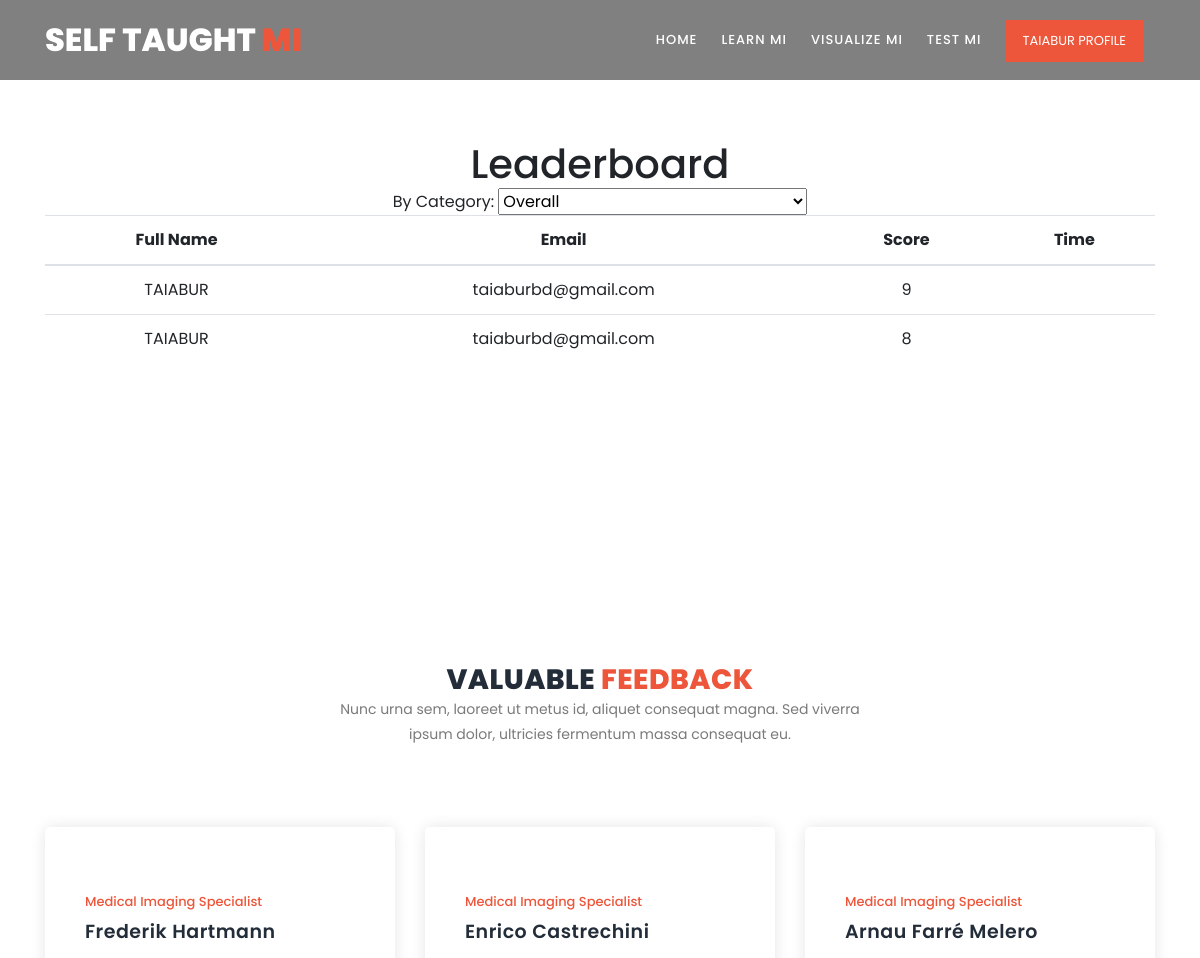
The app's page /leaderboard (signed in, upper part), older data.
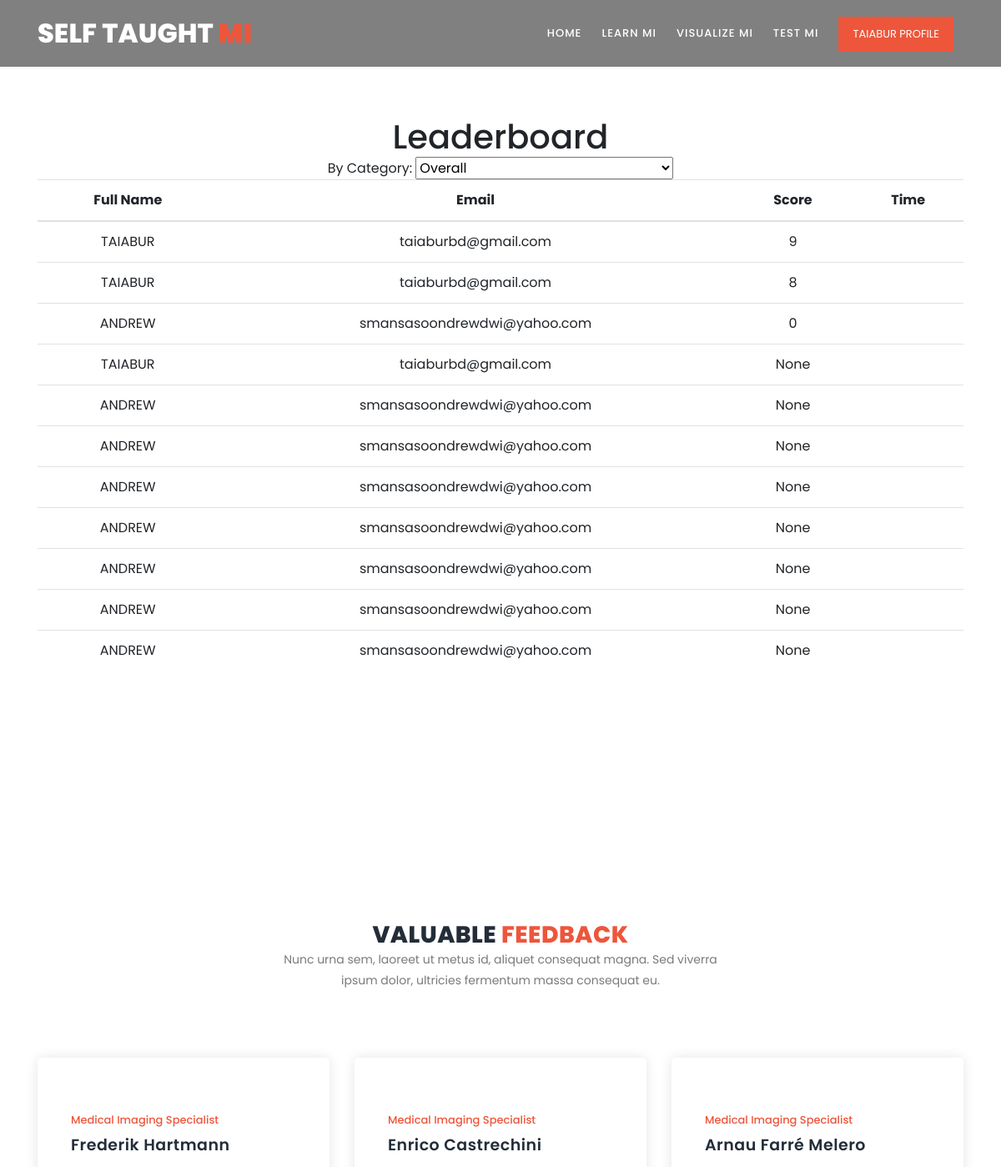
The same page, newer data.
### tables this page shows
CREATE TABLE quiz_list (
    id INTEGER PRIMARY KEY,
    quiz_id VARCHAR(255),
    user_id INTEGER,
    total_mark INTEGER,
    category VARCHAR(255),
    created_date TIMESTAMP DEFAULT CURRENT_TIMESTAMP
);

CREATE TABLE users (
    id INTEGER PRIMARY KEY,
    fullname TEXT NULL,
    username TEXT UNIQUE NOT NULL,
    password TEXT NOT NULL,
    isadmin INTEGER DEFAULT 0,
    created TIMESTAMP NOT NULL DEFAULT 
    CURRENT_TIMESTAMP
);

### views.py (the view)
@app.route('/leaderboard')
def leaderboard():
    if 'user_id' in session:
        conn = get_db_connection()
        category_cursor = conn.execute('SELECT category_id FROM tutorials GROUP BY category_id ')
        categories = category_cursor.fetchall()
        quiz_cat = request.args.get('quiz_cat')
        quiz_details=''
        if quiz_cat:
            quiz_details = conn.execute(
                'SELECT * FROM quiz_list JOIN users ON users.id = quiz_list.user_id WHERE quiz_list.category = ? ORDER BY total_mark',
                (quiz_cat,)
            ).fetchall()
        else:
            quiz_details = conn.execute(
                'SELECT * FROM quiz_list JOIN users ON users.id = quiz_list.user_id ORDER BY total_mark DESC',
            ).fetchall()
        conn.close()
        return render_template('leaderboard.html',quiz_details=quiz_details,quiz_cat=quiz_cat,categories=categories)
    else:
        return redirect(url_for('login'))

### admin.py (called while the page is built)
@app.before_request
def check_admin_access():
    if request.endpoint and request.endpoint.startswith('admin'):
        if not is_admin():
            return redirect(url_for('hello'))

### views.py (called while the page is built)
def get_db_connection():
    conn = sqlite3.connect('database.db')
    conn.row_factory = sqlite3.Row
    return conn

### templates/leaderboard.html (shortened to what this page needs)
{% extends "base.html" %}
{% block content %}
<section class="section" id="features">
  <div class="container">
      <div class="row">
        <div class="col-lg-12">
          <div class="section-heading">
              <h1>Leaderboard</h1>
              By Category:
              <select class="input-form" name="category" id="category" onchange="submitForm()">
                  <option value="">Overall</option>
                  {% set selected = '' %}
              </select>
              <table class="table table-stripe">
                <thead>
                    <tr>
                        <th>Full Name</th>
                        <th>Email</th>
                        <th>Score</th>
                        <th>Time</th>
                    </tr>
                </thead>
                <tbody>
                    {% for row in quiz_details %}
                        <tr>
                            <td>{{ row.fullname.upper()}}</td>
                            <td>{{ row.username }}</td>
                            <td>{{ row.total_mark }}</td>
                            <td></td>
                        </tr>
                    {% endfor %}
                </tbody>
            </table>
          </div>
      </div>
    </div>
</section>
{% endblock %}

Row changes from the older to the newer data that the page shows:
added quiz_list: fullname "ANDREW", username "smansasoondrewdwi@yahoo.com", total_mark "0"
added quiz_list: fullname "TAIABUR", username "taiaburbd@gmail.com", total_mark "None"
added quiz_list: fullname "ANDREW", username "smansasoondrewdwi@yahoo.com", total_mark "None"
added quiz_list: fullname "ANDREW", username "smansasoondrewdwi@yahoo.com", total_mark "None"
added quiz_list: fullname "ANDREW", username "smansasoondrewdwi@yahoo.com", total_mark "None"
added quiz_list: fullname "ANDREW", username "smansasoondrewdwi@yahoo.com", total_mark "None"
added quiz_list: fullname "ANDREW", username "smansasoondrewdwi@yahoo.com", total_mark "None"
added quiz_list: fullname "ANDREW", username "smansasoondrewdwi@yahoo.com", total_mark "None"
added quiz_list: fullname "ANDREW", username "smansasoondrewdwi@yahoo.com", total_mark "None"
